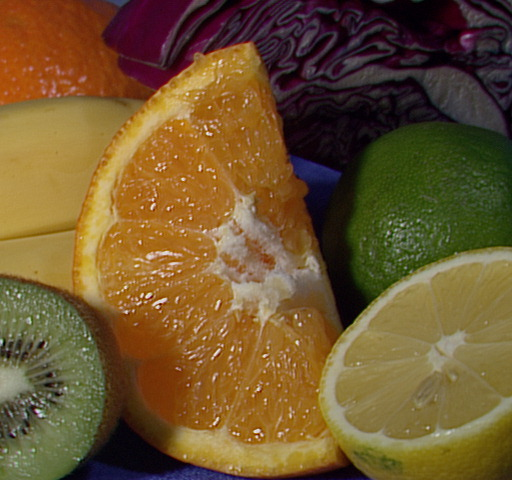
//> input picture cv2/fruits.jpg, 512 x 480 px
$ ./sample1_2   (built with g++ and OpenCV 4)
//> lines starting //> are read from the running program, lines starting //| are printed output that depends on the picture; after the words box and inside, x2 and y2 are one past the last pixel; in counts of white or black regions, pixels touching at a corner belong together
#include <opencv2/opencv.hpp>
#include <stdio.h>

cv::Mat inpaint_mask;
cv::Mat original_image, whiteLined_image, inpainted;

void myMouseEventHandler(int event, int x , int y , int flags, void *){
  if(whiteLined_image.empty()){
    return;
  }
  static bool checker=true;
  static bool isBrushDown = false;
  static cv::Point prevPt;
  cv::Point pt(x,y);

  bool isLButtonPressedBeforeEvent = (bool)(flags & CV_EVENT_FLAG_LBUTTON);
  if(isLButtonPressedBeforeEvent && isBrushDown){
    //cv::rectangle(inpaint_mask,prevPt,pt,cv::Scalar(255),5,8,0);
    //cv::rectangle(whiteLined_image,prevPt,pt,cv::Scalar::all(255),5,8,0);
    //cv::imshow("image", whiteLined_image);
  }

  // The XOR below means, isLButtonPressedAfterEvent
  // is usualy equal to isLButtonPressedBeforeEvent,
  // but not equal if the event is mouse down or up.
  bool isLButtonPressedAfterEvent = isLButtonPressedBeforeEvent
    ^ ((event == CV_EVENT_LBUTTONDOWN) || (event == CV_EVENT_LBUTTONUP));
  bool isLButtonReleased= event==CV_EVENT_LBUTTONUP;
  if(isLButtonReleased){
    cv::rectangle(inpaint_mask,prevPt,pt,cv::Scalar(255),-1,8,0);
    //cv::rectangle(whiteLined_image,prevPt,pt,cv::Scalar(255),-1,8,0);
    int x = prevPt.x>=pt.x ? pt.x:prevPt.x;
    int y = prevPt.y>=pt.y ? pt.y:prevPt.y;
    int width=std::abs(pt.x-prevPt.x);
    int height=std::abs(pt.y-prevPt.y);
    cv::Rect roi(x,y,width,height);
    whiteLined_image(roi)=~whiteLined_image(roi);
    cv::imshow("image", whiteLined_image);
    checker=true;
  }
  if(isLButtonPressedAfterEvent){
    if(checker){
      prevPt=pt;
      checker=false;
    }
    isBrushDown = true;
    std::cout<<"OK!\n";
  }else{
    isBrushDown = false;
    //cv::imshow("image", whiteLined_image);
  }
}

int main(int argc, char *argv[]){

  // 1. read image file
  char *filename = (argc >= 2) ? argv[1] : (char *)"fruits.jpg";
  original_image = cv::imread(filename);
//> original_image is the input picture: 480 rows x 512 cols, CV_8UC3; mean B, G, R 46.2, 85.6, 110.8
  if(original_image.empty()){
    printf("ERROR: image not found!\n");
    return 0;
  }

  //print hot keys
  printf( "Hot keys: \n"
      "\tESC - quit the program\n"
      "\ti or ENTER - run inpainting algorithm\n"
      "\t\t(before running it, paint something on the image)\n");

  // 2. prepare window
  cv::namedWindow("image");

  // 3. prepare Mat objects for processing-mask and processed-image
  whiteLined_image=original_image.clone();
  inpaint_mask=original_image.clone();
  inpaint_mask.create(original_image.size(),CV_8UC1);

  inpaint_mask=cv::Scalar(0);
  inpainted=cv::Scalar(0);

  /* hatena */
  /* hatena */

  /* hatena */
  /* hatena */

  // 4. show image to window for generating mask
  cv::imshow("image", whiteLined_image);

  // 5. set callback function for mouse operations
  cv::setMouseCallback("image",myMouseEventHandler,0);

  bool loop_flag = true;
  while(loop_flag){

    // 6. wait for key input
    int c = cv::waitKey(0);
//> the left mouse button is pressed and released at (256, 240)
//> call 2 of myMouseEventHandler, with event = 4, x = 256, y = 240, flags = 0
//> in myMouseEventHandler (call 2), `cv::rectangle(inpaint_mask,prevPt,pt,cv::Scalar(255),-1,8,0);`:
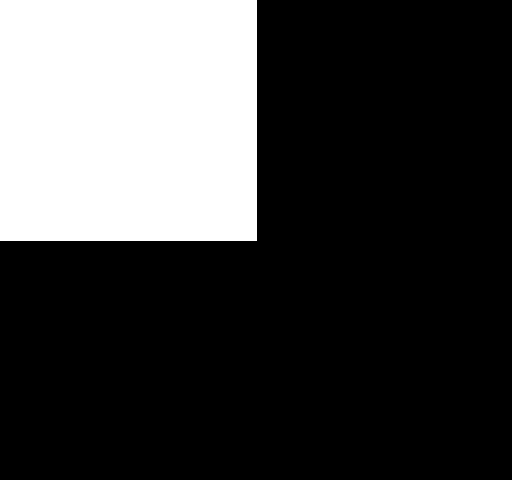
//> inpaint_mask: 480 rows x 512 cols, CV_8UC1; 25.2% white; 1 white region, box (x1, y1, x2, y2) and area: (0, 0, 257, 241) 61937
//> in myMouseEventHandler (call 2), `whiteLined_image(roi)=~whiteLined_image(roi);`:
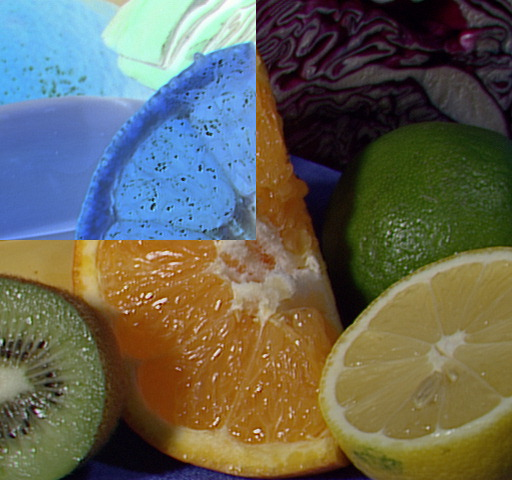
//> whiteLined_image: 480 rows x 512 cols, CV_8UC3; mean B, G, R 86.9, 100.4, 100.8
//> the 'q' key is pressed

    // 7. process according to input
    switch(c){
      case 27://ESC
      case 'q':
        loop_flag = false;
        break;

      case 'r':
        inpaint_mask = cv::Scalar(0);
        original_image.copyTo(whiteLined_image);
        cv::imshow("image", whiteLined_image);
        break;

      case 'i':
      case 10://ENTER
        cv::namedWindow("inpainted image", 1);
        cv::inpaint(whiteLined_image,inpaint_mask,inpainted,3.0,cv::INPAINT_TELEA);
        cv::imshow("inpainted image", inpainted);
        break;
    }
  }
  return 0;
}
